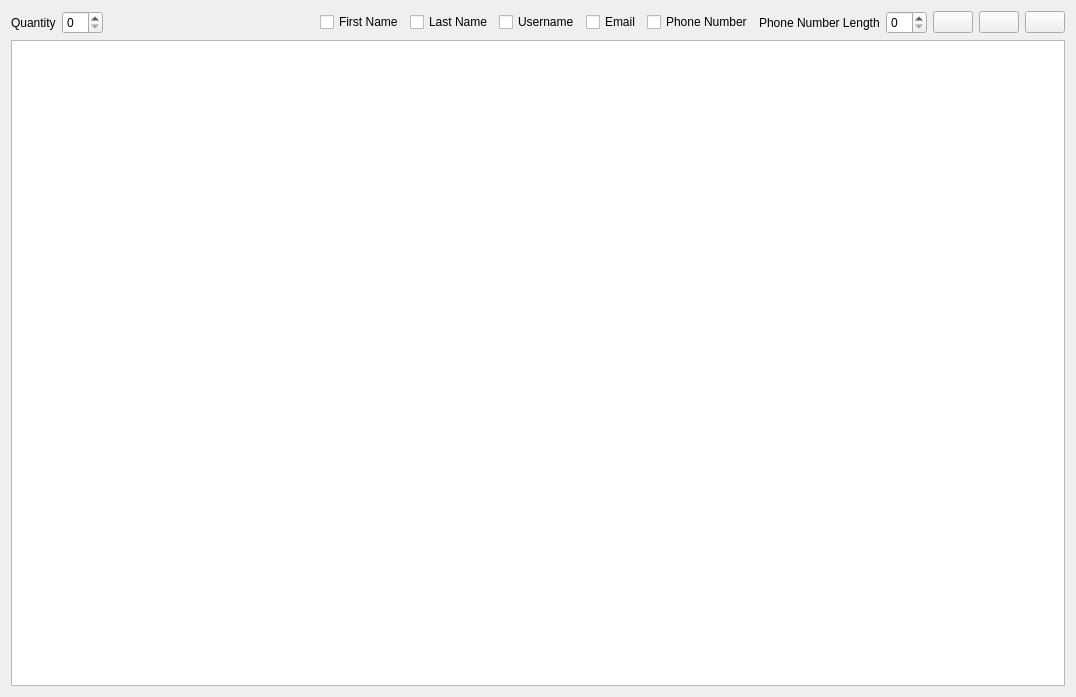
<?xml version="1.0" encoding="UTF-8"?>
<ui version="4.0">
 <class>UserGeneratorWidget</class>
 <widget class="QWidget" name="UserGeneratorWidget">
  <property name="geometry">
   <rect>
    <x>0</x>
    <y>0</y>
    <width>1076</width>
    <height>697</height>
   </rect>
  </property>
  <property name="windowTitle">
   <string>Form</string>
  </property>
  <property name="locale">
   <locale language="English" country="UnitedStates"/>
  </property>
  <layout class="QVBoxLayout" name="verticalLayout">
   <item>
    <layout class="QHBoxLayout" name="horizontalLayout">
     <item>
      <widget class="QLabel" name="label">
       <property name="text">
        <string>Quantity</string>
       </property>
      </widget>
     </item>
     <item>
      <widget class="QSpinBox" name="quantitySpinBox">
       <property name="suffix">
        <string/>
       </property>
      </widget>
     </item>
     <item>
      <spacer name="horizontalSpacer">
       <property name="orientation">
        <enum>Qt::Orientation::Horizontal</enum>
       </property>
       <property name="sizeHint" stdset="0">
        <size>
         <width>40</width>
         <height>20</height>
        </size>
       </property>
      </spacer>
     </item>
     <item>
      <widget class="QCheckBox" name="firstNameCheckBox">
       <property name="text">
        <string>First Name</string>
       </property>
      </widget>
     </item>
     <item>
      <widget class="QCheckBox" name="lastNameCheckBox">
       <property name="text">
        <string>Last Name</string>
       </property>
      </widget>
     </item>
     <item>
      <widget class="QCheckBox" name="usernameCheckBox">
       <property name="text">
        <string>Username</string>
       </property>
      </widget>
     </item>
     <item>
      <widget class="QCheckBox" name="emailCheckBox">
       <property name="text">
        <string>Email</string>
       </property>
      </widget>
     </item>
     <item>
      <widget class="QCheckBox" name="phoneNumberCheckBox">
       <property name="text">
        <string>Phone Number</string>
       </property>
      </widget>
     </item>
     <item>
      <widget class="QLabel" name="label_2">
       <property name="text">
        <string>Phone Number Length</string>
       </property>
      </widget>
     </item>
     <item>
      <widget class="QSpinBox" name="phoneLength"/>
     </item>
     <item>
      <widget class="QPushButton" name="saveAsButton">
       <property name="toolTip">
        <string>Save As</string>
       </property>
       <property name="text">
        <string/>
       </property>
       <property name="icon">
        <iconset theme="QIcon::ThemeIcon::DocumentSaveAs"/>
       </property>
      </widget>
     </item>
     <item>
      <widget class="QPushButton" name="copyButton">
       <property name="toolTip">
        <string>Copy</string>
       </property>
       <property name="text">
        <string/>
       </property>
       <property name="icon">
        <iconset theme="QIcon::ThemeIcon::EditCopy"/>
       </property>
      </widget>
     </item>
     <item>
      <widget class="QPushButton" name="generateButton">
       <property name="toolTip">
        <string>Generate</string>
       </property>
       <property name="text">
        <string/>
       </property>
       <property name="icon">
        <iconset theme="QIcon::ThemeIcon::ViewRefresh"/>
       </property>
      </widget>
     </item>
    </layout>
   </item>
   <item>
    <widget class="QTableView" name="tableView"/>
   </item>
  </layout>
 </widget>
 <resources/>
 <connections/>
</ui>
